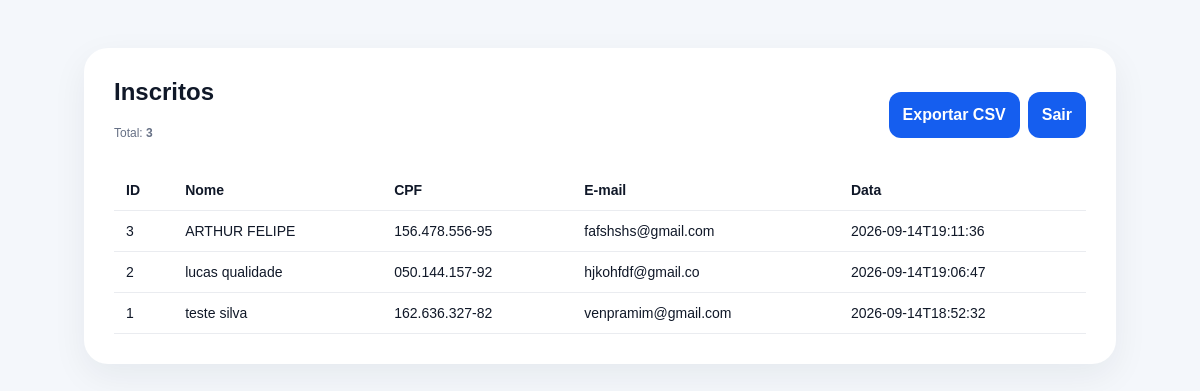
/admin (signed in), run on the app's committed database.
### tables this page shows
CREATE TABLE inscritos (
        id INTEGER PRIMARY KEY AUTOINCREMENT,
        nome TEXT NOT NULL,
        cpf TEXT NOT NULL UNIQUE,
        email TEXT NOT NULL,
        criado_em TEXT NOT NULL
    );

### app.py (the view)
@app.route("/admin")
@admin_required
def admin():
    con = db()
    inscritos = con.execute("SELECT * FROM inscritos ORDER BY id DESC").fetchall()
    total = con.execute("SELECT COUNT(*) FROM inscritos").fetchone()[0]
    con.close()
    return render_template("admin.html", inscritos=inscritos, total=total)

### app.py (called while the page is built)
def db():
    con = sqlite3.connect(DB)
    con.row_factory = sqlite3.Row
    return con

def admin_required(fn):
    @wraps(fn)
    def wrapper(*args, **kwargs):
        if not session.get("admin"):
            return redirect(url_for("login"))
        return fn(*args, **kwargs)
    return wrapper

### templates/admin.html
<!doctype html><html lang="pt-BR"><head><meta charset="utf-8"><meta name="viewport" content="width=device-width,initial-scale=1"><title>Inscritos</title><link rel="stylesheet" href="/static/style.css"></head><body><div class="wrap"><section class="card"><div class="top"><div><h2>Inscritos</h2><p class="small">Total: <b>{{total}}</b></p></div><div class="actions"><a class="linkbtn" href="/admin/exportar.csv">Exportar CSV</a><a class="linkbtn" href="/admin/logout">Sair</a></div></div><div class="tablewrap"><table><thead><tr><th>ID</th><th>Nome</th><th>CPF</th><th>E-mail</th><th>Data</th></tr></thead><tbody>{% for r in inscritos %}<tr><td>{{r.id}}</td><td>{{r.nome}}</td><td>{{r.cpf}}</td><td>{{r.email}}</td><td>{{r.criado_em}}</td></tr>{% else %}<tr><td colspan="5">Nenhuma inscrição ainda.</td></tr>{% endfor %}</tbody></table></div></section></div></body></html>

### static/style.css (style rules this page uses)
* { box-sizing:border-box }
body { margin:0;font-family:Arial,sans-serif;background:#f4f7fb;color:#101828 }
.wrap { max-width:1080px;margin:auto;padding:24px }
.card { background:#fff;border-radius:24px;padding:30px;margin-top:24px;box-shadow:0 12px 35px #10182810 }
h2 { margin-top:0 }
.btn,.linkbtn { border:0;border-radius:12px;padding:14px;background:#155eef;color:white;font-weight:800;cursor:pointer;text-decoration:none;text-align:center }
.small { font-size:12px;color:#667085 }
.top { display:flex;justify-content:space-between;align-items:center;gap:10px }
.tablewrap { overflow:auto }
table { width:100%;border-collapse:collapse;margin-top:18px }
th,td { text-align:left;padding:12px;border-bottom:1px solid #eaecf0;font-size:14px }
.actions { display:flex;gap:8px;flex-wrap:wrap }

### data on the page
inscritos: id "3", nome "ARTHUR FELIPE", cpf "156.478.556-95", email "fafshshs@gmail.com", criado_em "2026-09-14T19:11:36"
inscritos: id "2", nome "lucas qualidade", cpf "050.144.157-92", email "hjkohfdf@gmail.co", criado_em "2026-09-14T19:06:47"
inscritos: id "1", nome "teste silva", cpf "162.636.327-82", email "venpramim@gmail.com", criado_em "2026-09-14T18:52:32"

### other printed values
{{ total }} "3"
